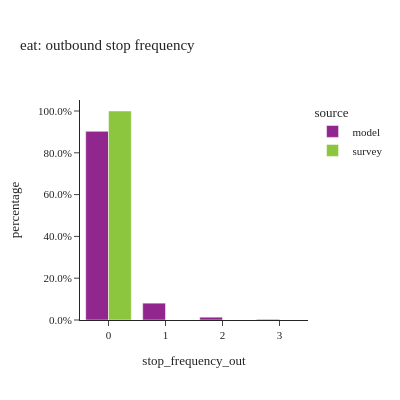
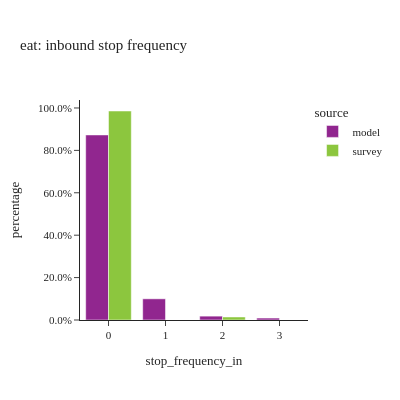

Source (notebook cell) for these figures, in order:
### Code cell
#| layout: [[1,1], [1]]

stopfreq_by_tourtype(tour_data, "eat")

### Figure 1 — Plotly figure (JSON) as saved in the notebook; plotly's stock layout.template omitted (floating-point values rounded to 4 significant figures)
{"data": [{"alignmentgroup": "True", "customdata": [[264268], [23608], [3964], [913]], "hovertemplate": "source=model<br>stop_frequency_out=%{x}<br>percentage=%{y}<br>sample_size=%{customdata[0]}<extra></extra>", "legendgroup": "model", "marker": {"color": "#91268F", "pattern": {"shape": ""}}, "name": "model", "offsetgroup": "model", "orientation": "v", "showlegend": true, "textposition": "auto", "type": "bar", "x": ["0", "1", "2", "3"], "xaxis": "x", "y": [0.9027, 0.08064, 0.01354, 0.003119], "yaxis": "y"}, {"alignmentgroup": "True", "customdata": [[70]], "hovertemplate": "source=survey<br>stop_frequency_out=%{x}<br>percentage=%{y}<br>sample_size=%{customdata[0]}<extra></extra>", "legendgroup": "survey", "marker": {"color": "#8CC63E", "pattern": {"shape": ""}}, "name": "survey", "offsetgroup": "survey", "orientation": "v", "showlegend": true, "textposition": "auto", "type": "bar", "x": ["0"], "xaxis": "x", "y": [1.0], "yaxis": "y"}], "layout": {"barmode": "group", "height": 400, "legend": {"title": {"text": "source"}, "tracegroupgap": 0}, "title": {"text": "eat: outbound stop frequency"}, "width": 400, "xaxis": {"anchor": "y", "domain": [0.0, 1.0], "title": {"text": "stop_frequency_out"}}, "yaxis": {"anchor": "x", "domain": [0.0, 1.0], "tickformat": ".1%", "title": {"text": "percentage"}}}}

### Figure 2 — Plotly figure (JSON) as saved in the notebook; plotly's stock layout.template omitted (floating-point values rounded to 4 significant figures)
{"data": [{"alignmentgroup": "True", "customdata": [[255498], [29247], [5329], [2679]], "hovertemplate": "source=model<br>stop_frequency_in=%{x}<br>percentage=%{y}<br>sample_size=%{customdata[0]}<extra></extra>", "legendgroup": "model", "marker": {"color": "#91268F", "pattern": {"shape": ""}}, "name": "model", "offsetgroup": "model", "orientation": "v", "showlegend": true, "textposition": "auto", "type": "bar", "x": ["0", "1", "2", "3"], "xaxis": "x", "y": [0.8727, 0.0999, 0.0182, 0.009151], "yaxis": "y"}, {"alignmentgroup": "True", "customdata": [[69], [1]], "hovertemplate": "source=survey<br>stop_frequency_in=%{x}<br>percentage=%{y}<br>sample_size=%{customdata[0]}<extra></extra>", "legendgroup": "survey", "marker": {"color": "#8CC63E", "pattern": {"shape": ""}}, "name": "survey", "offsetgroup": "survey", "orientation": "v", "showlegend": true, "textposition": "auto", "type": "bar", "x": ["0", "2"], "xaxis": "x", "y": [0.9857, 0.01429], "yaxis": "y"}], "layout": {"barmode": "group", "height": 400, "legend": {"title": {"text": "source"}, "tracegroupgap": 0}, "title": {"text": "eat: inbound stop frequency"}, "width": 400, "xaxis": {"anchor": "y", "domain": [0.0, 1.0], "title": {"text": "stop_frequency_in"}}, "yaxis": {"anchor": "x", "domain": [0.0, 1.0], "tickformat": ".1%", "title": {"text": "percentage"}}}}
